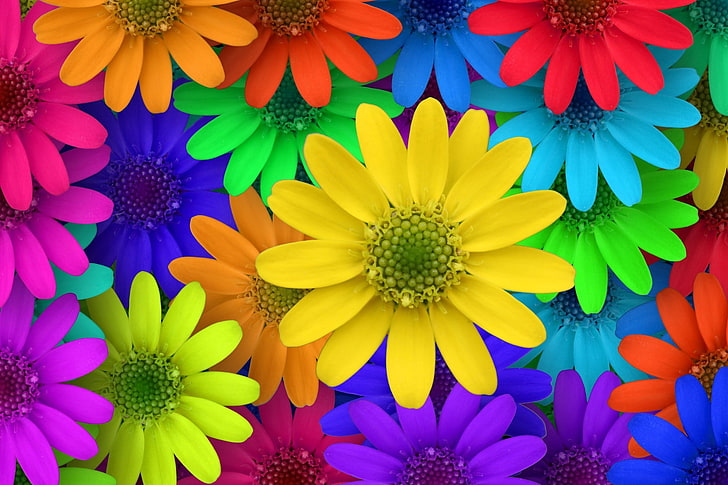
#> input picture Color identification in images/flower.jpg, 728 x 485 px
$ python color_detection_image.py
#> lines starting #> are read from the running program, lines starting #| are printed output that depends on the picture
import cv2
import numpy as np
import pandas as pd

img_path = "flower.jpg"
img = cv2.imread(img_path)
#> img is the input picture: shape (485, 728, 3); mean B, G, R 84.8, 101.8, 134.8
img=cv2.resize(img,(800,600))
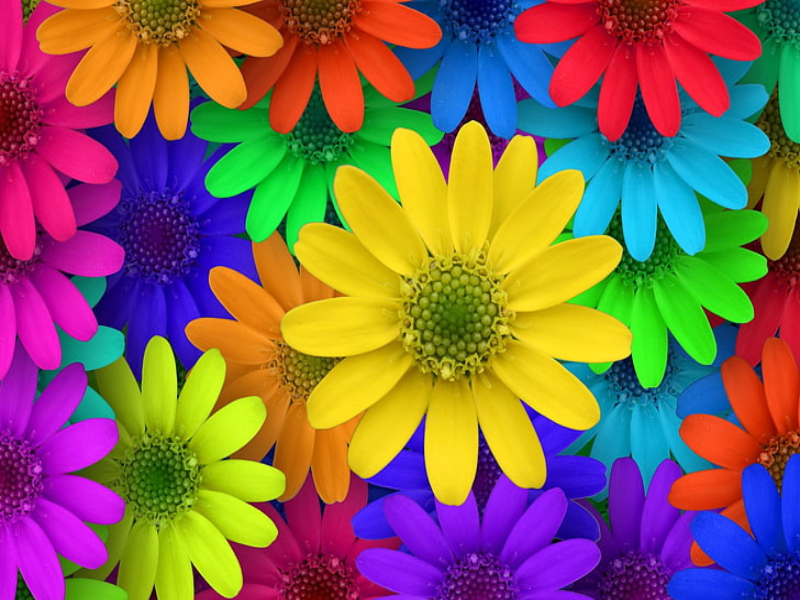
#> img: shape (600, 800, 3); mean B, G, R 84.7, 101.6, 134.7

clicked = False
r = g = b = xpos = ypos = 0

#Reading csv file with pandas and giving names to each column
index=["color","color_name","hex","R","G","B"]
csv = pd.read_csv('colors.csv', names=index, header=None)
#> (reads Color identification in images/colors.csv from the repository)

#function to calculate minimum distance from all colors and get the most matching color
def Color_Name(R,G,B):
    minimum = 10000
    for i in range(len(csv)):
        d = abs(R- int(csv.loc[i,"R"])) + abs(G- int(csv.loc[i,"G"]))+ abs(B- int(csv.loc[i,"B"]))
        if(d<=minimum):
            minimum = d
            cname = csv.loc[i,"color_name"]
    return cname

#function to get x,y coordinates of mouse double click
def draw_function(event, x,y,flags,param):
    if event == cv2.EVENT_LBUTTONDBLCLK:
        global b,g,r,xpos,ypos, clicked
        clicked = True
        xpos = x
        ypos = y
        b,g,r = img[y,x]
        b = int(b)
        g = int(g)
        r = int(r)
cv2.namedWindow('color identification in image')
cv2.setMouseCallback('color identification in image',draw_function)

while(1):

    cv2.imshow("color identification in image",img)
    if (clicked):

        cv2.rectangle(img,(20,20), (700,60), (b,g,r), -1)

        #Creating text string to display( Color name and RGB values )
        text = Color_Name(r,g,b) + ' R='+ str(r) +  ' G='+ str(g) +  ' B='+ str(b)

        cv2.putText(img, text,(50,50),2,0.8,(255,255,255),2,cv2.LINE_AA)

        #For very light colours we will display text in black colour
        if(r+g+b>=460):
            cv2.putText(img, text,(50,50),2,0.8,(0,0,0),2,cv2.LINE_AA)

        clicked=False

    if cv2.waitKey(20) & 0xFF ==27:
#> (key Esc is pressed here)
        break

cv2.destroyAllWindows()
